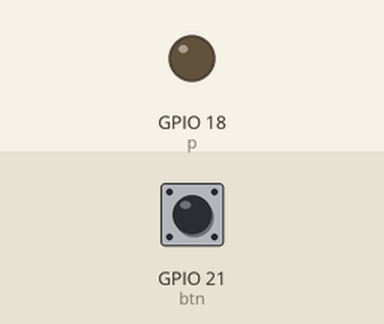
This program was run on a simulated Raspberry Pi (BCM pin numbers). Shown: output pins drawn as LEDs (lit = HIGH). The inputs (shaded band) are chosen by the test bench; at power-on: GPIO 21 (btn) LOW.

Above: at 1.2 s.
1.3 s: GPIO 21 (btn) pulled HIGH for 0.15 s
At 2.5 s:
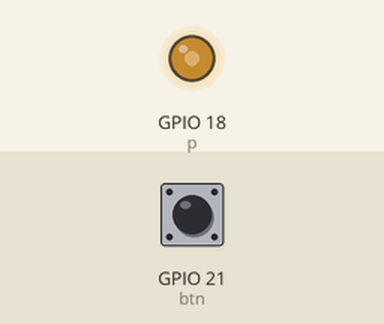
2.9 s: GPIO 21 (btn) pulled HIGH for 1 s
At 3.8 s:
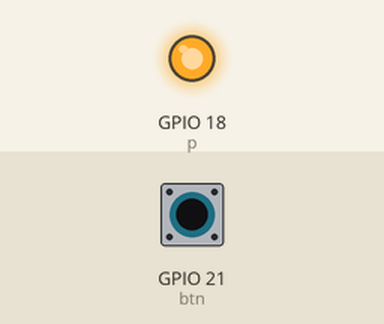
Timing chart, 0 to 5.9 s (numbered marks = the images above; inputs shaded):
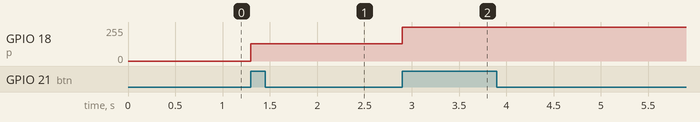

The program:

ex05_pwmbtn.py
```python
import RPi.GPIO as gp

gp.setmode(gp.BCM)
gp.setup(18, gp.OUT)
gp.setup(21, gp.IN)

check = True
cnt = 0
p = gp.PWM(18, 500)
p.start(0)

try:
    while True :
        btn = gp.input(21)
        if btn == 1 :
            if check == True :
                cnt +=1
                check = False
        else :
            check = True

#       if cnt %3 == 1 :
#           p.ChangeDutyCycle(50)
#       elif cnt%3 == 2 :
#           p.ChangeDutyCycle(100)
#       else :
#           p.ChangeDutyCycle(0)

        if cnt == 1:
            p.ChangeDutyCycle(50)
        elif cnt == 2 :
            p.ChangeDutyCycle(100)
        else :
            p.ChangeDutyCycle(0)
            cnt = 0;

except KeyboardInterrupt:
    gp.cleanup()
```

Measured:
- after the input at 1.3 s, GPIO 18 (p): 0/255 → 128/255 at once
- after the input at 2.9 s, GPIO 18 (p): 128/255 → 255/255 at once
